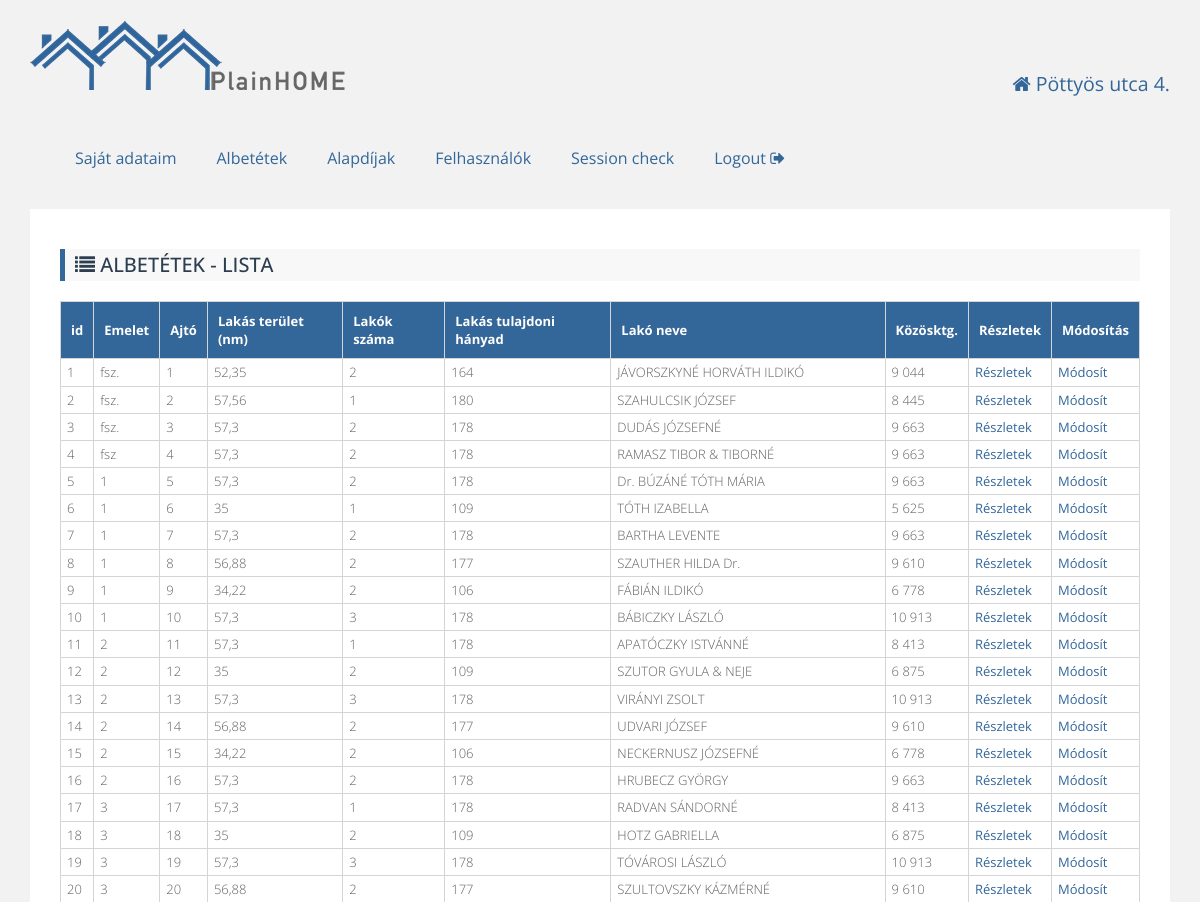
Page /deposits.php?succes=1 (signed in, upper part) on the earlier database version.
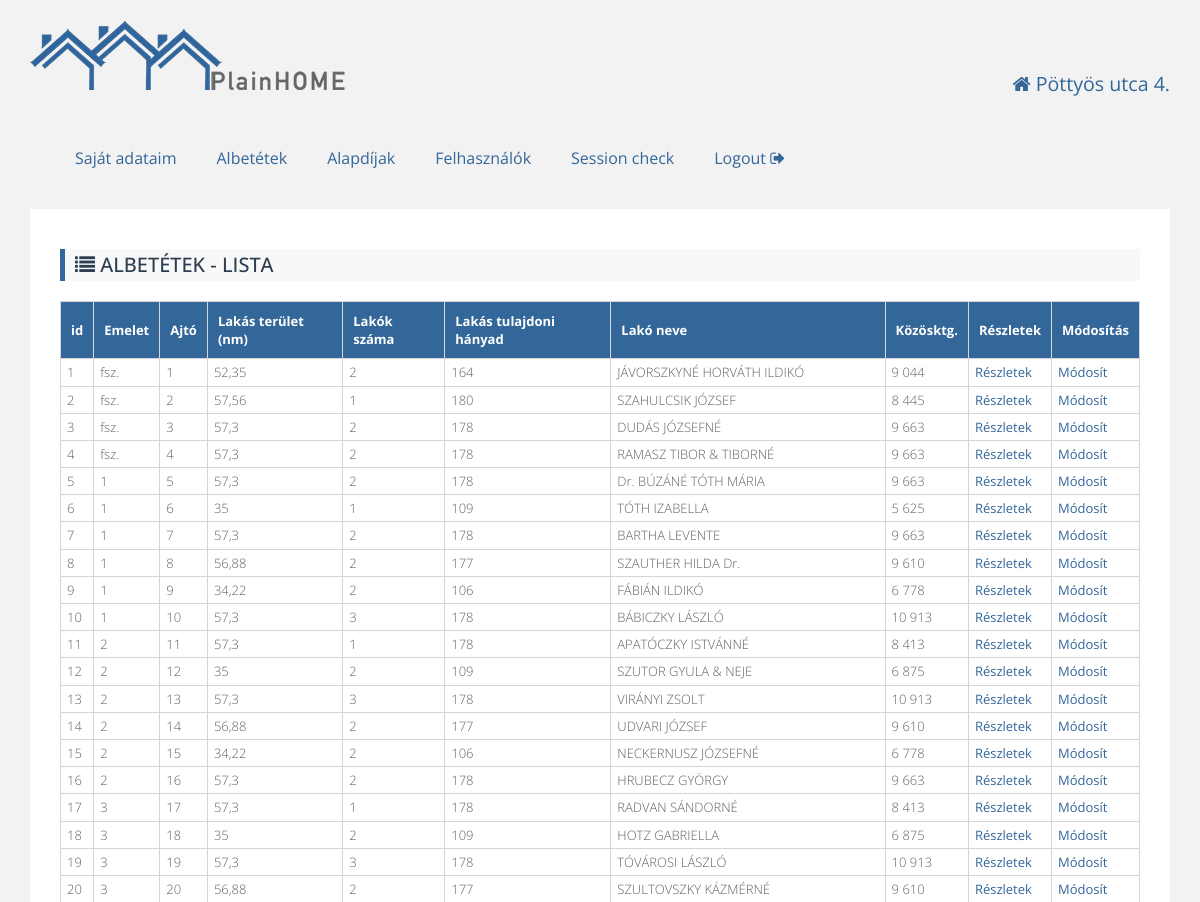
Same page on the later database version.
### tables this page shows
CREATE TABLE IF NOT EXISTS `deposits` (
  `id` int(11) NOT NULL AUTO_INCREMENT,
  `floor` varchar(5) NOT NULL,
  `door` varchar(4) NOT NULL,
  `area` double NOT NULL,
  `residents_no` int(11) NOT NULL,
  `area_ratio` double NOT NULL,
  `resident_name` text NOT NULL,
  PRIMARY KEY (`id`)
);

### db.php (the view, shortened to what this page needs)
<?php
function getAllDepo() {
    $sql = "SELECT `id`, `floor`, `door`, `area`, "
            . "`residents_no`, `area_ratio`, "
            . "`resident_name` FROM `deposits`;";
    $result1 = mysql_query($sql);
    $deposit = array();
    $deprows = mysql_num_rows($result1);
    while ($row = mysql_fetch_assoc($result1)) {
        $deposit[] = $row;
    }
    $sql = "SELECT * from fees;";
    $result2 = mysql_query($sql);
    $fees = array();
    while ($row = mysql_fetch_assoc($result2)) {
        $fees[] = $row;
    }
    $ccost = $fees[0];
    $grabage = $fees[1];
    for ($i = 0; $i < $deprows; $i++) {
        $ccost_cost = round(($ccost['yearly_amount'] * $deposit[$i]['area']), 0);
        $grabage_cost = round(($grabage['yearly_amount'] * $deposit[$i]['residents_no']), 0);
        $deposit[$i]["ccost"] = $ccost_cost + $grabage_cost;
    }
    echo '<div class="content">';
    echo <<<EOT
<h3 class="primary"><i class="fa fa-list"></i> Albetétek - lista</h3>
<table id="responsiveTable" class="large-only" cellspacing="0">
<tr align="left" class="primary">
   <th> id </th>
   <th> Emelet </th>
   <th> Ajtó </th>
   <th> Lakás terület (nm) </th>
   <th> Lakók száma </th>
   <th> Lakás tulajdoni hányad </th>
   <th> Lakó neve </th>
   <th> Közösktg. </th>
   <th> Részletek </th>
   <th> Módosítás </th>
</tr>
EOT;
    foreach ($deposit as $row) {
        echo '<tbody">';
        echo '<tr>';
        foreach ($row as $value) {
            if (is_numeric($value))
            {
                if ($value > 999)
                {
                    echo '<td>' . number_format($value, 0, ',', ' ') . '</td>';
                }
                else
                {
                    echo '<td>' . str_replace(".", ",", round($value, 2)) . '</td>';
                }
            }
            else
            {
                echo '<td>' . $value . '</td>';
            }
        }
        echo "<td><a href=\"mydepo.php?depositid=" . $row['id'] . "\">Részletek</a></td>";
        echo "<td><a href=\"updatedeposit.php?id=" . $row['id'] . "\" target=\"blank\">Módosít</a></td>";
        echo '</tr>';
    }
    echo '</table>';
    echo '</div>';
}

### html.php (shortened to what this page needs)
<?php
function htmlHead($title, $house) {
    echo <<<EOT
	<!doctype html>
<html>
    <head>
        <meta http-equiv="Content-Type" content="text/html; charset=UTF-8">
		<meta name="viewport" content="width=device-width, initial-scale=1.0">
		<link href="favicon.ico" rel="icon" type="image/x-icon" />
        <title>$title - $house</title>
        <script src="http://code.jquery.com/jquery.min.js"></script>
        <script src="js/bootstrap.js"></script>
        <script src="js/bootstrap-dialog.js" type="text/javascript"></script>
        <link href='http://fonts.googleapis.com/css?family=Open+Sans' rel='stylesheet' type='text/css'>
        <link href="css/bootstrap-dialog.css" rel="stylesheet" type="text/css"/>
		<link href="css/bootstrap.css" rel="stylesheet">
		<link href="css/style.css" rel="stylesheet">
		<link href="css/plainhome.css" rel="stylesheet">
		<link href="css/datepicker.css" rel="stylesheet">
		<link href="css/font-awesome.min.css" rel="stylesheet">
	<!--[if lt IE 9]>
		<script src="js/html5shiv.js"></script>
		<script src="js/respond.js"></script>
	<![endif]-->
     </head>
    <body>
EOT;
}
function htmlEnd() {
    echo <<<EOT
			</div>
			<div class="footer">
				<p class="textCenter">
					&copy; 2014 <a href="http://webariel.hu" target="_blank">PlainHome Version 0.1a</a></p>
			</div>
		</div>
		<script src="js/jquery.js"></script>
		<script src="js/plainhome.js"></script>
		<script type="text/javascript" src="js/stacktable.js"></script>
	</body>
	</html>
EOT;
}
function webheader($user) {
    global $house;
    echo <<<EOT
    <div class="container">
	    <div class="row">
	        <div class="col-md-8">
	            <div class="logo">
	                <a href="index.php"><img alt="PlainHome" src="pics/logo.png" /></a>
	            </div>
	        </div>
	        <div class="col-md-4 userInfo">
	            <p class="textRight"><i class="fa fa-home"></i> {$house['name']}</p>
	        </div>
	        <div>
	            <div class="nav">
	                <input type="checkbox" id="toggle" />
EOT;
    if (!isset($user["user"]))
    {
        echo <<<EOT
	            <div>
	                <label for="toggle" class="toggle" data-open="Menü" data-close="Bezár" onclick></label>
	                <ul class="menu">
	                    <li><a href="login.php"><i class="fa fa-sign-in"></i> Login</a></li>
	                    <li><a href="adminlogin.php">Admin login</a></li>
	                </ul>
	            </div>
EOT;
    }
    else if (($user["admin"] > 0 ) && ((isset($user["depositid"]))))
    {
        echo <<<EOT
	            <div>
	                <label for="toggle" class="toggle" data-open="Menü" data-close="Bezár" onclick></label>
	                <ul class="menu">
                            <li><a href="mydepo.php">Saját adataim</a></li>
                            <li><a href="deposits.php">Albetétek</a></li>
	                    <li><a href="basedata.php">Alapdíjak</a></li>
                            <li><a href="allresidents.php">Felhasználók</a></li>
                            <li><a href="session.php">Session check</a></li>
                            <li><a href="index.php?logout=1">Logout <i class="fa fa-sign-out"></i></a></li>
	                </ul>
	            </div>
EOT;
    }
    echo <<<EOT
                </div>
			</div>
	    </div>
EOT;
}

### deposits.php (shortened to what this page needs)
<?php
include_once 'db.php';
include_once 'html.php';
htmlHead($website['title'], $house['name']);
webheader($_SESSION);
if (isset($_SESSION["admin"]) && ($_SESSION["admin"] > 0))
{
    getAllDepo();
}
else
{
    notLoggedIn();
}
htmlEnd();

### css/style.css (style rules this page uses)
body { background: #f2f2f2; color: #444444; font-family: "Open Sans",sans-serif; font-size: 14px; line-height: 1.42857; }
h1, h2, h3, h4, h5, h6, .h1, .h2, .h3, .h4, .h5, .h6 { font-family: "Open Sans", sans-serif; color: #999999; line-height: 1.1; padding: 2px 0; margin-top: 10px; margin-bottom: 20px; }
h3.primary { background: #f8f8f8; padding: 5px 10px 5px 10px; color: #2c3e50; border-left: 5px solid #336699; font-size: 20px; text-transform: uppercase; }
p { margin: 10px 0; }
.container { max-width: 1250px; margin-left: auto; margin-right: auto; padding-left: 0; padding-right: 0; }
.container .content { padding: 30px; border-radius: 0; background-color: #ffffff; color: #606060; font-size: 1.2em; font-weight: 200; line-height: 1.4; margin-bottom: 30px; }
.menu > li { list-style: none; float:left; }
.nav { display: block; float: left; // margin: 5px 0 5px 0; }
.nav, .menu, .menu > li, .menu > li > a { height: 100%; }
.menu > li > a { display: block; padding: 42px 20px; text-decoration: none; font-weight: normal; font-size: 16px; line-height: 1; -webkit-box-sizing: border-box; -moz-box-sizing: border-box; box-sizing: border-box; -webkit-transition: all 0.25s linear; -moz-transition: all 0.25s linear; -o-transition: all 0.25s linear; transition: all 0.25s linear; }

### css/plainhome.css (style rules this page uses)
body { padding: 20px 30px; }
a { color: #336699; text-decoration: none; }
img { max-width: 100%; height: auto; vertical-align: middle; border: 0; -ms-interpolation-mode: bicubic; }
.textRight { text-align: right; font-size: 1.4em; color: #336699; margin: 50px 0 0 0; }
.logo:before, .logo:after { content: " "; display: table; }
.logo:after { clear: both; }
.logo { max-height: 42px; overflow-x: visible; margin-bottom: 30px; }
table { border-collapse: collapse; border-spacing: 0; width: 100%; margin: 1em 0; //table-layout: fixed; }
tr { border-bottom: 1px solid #d5d5d5; }
th { background: #f5f5f5; color: #444; //font-weight: bold; border-top: 1px solid #d5d5d5; }
th:first-of-type { border-left: 1px solid #d5d5d5; }
th { border-right: 1px solid #d5d5d5; }
td, th { padding: 4px 2px 4px 6px; text-align: left; font-size: 13px; }
td:first-of-type { border-left: 1px solid #d5d5d5; }
td { border-right: 1px solid #d5d5d5; }
td a { font-weight: normal; }
.primary th { background: #336699; color: #ffffff; padding: 10px; }

Differences in the rows shown:
changed deposits "RAMASZ TIBOR & TIBORNÉ": floor "fsz" → "fsz." (drawn)
Other differences:
new list line: "fsz."
list line gone: "fsz"
